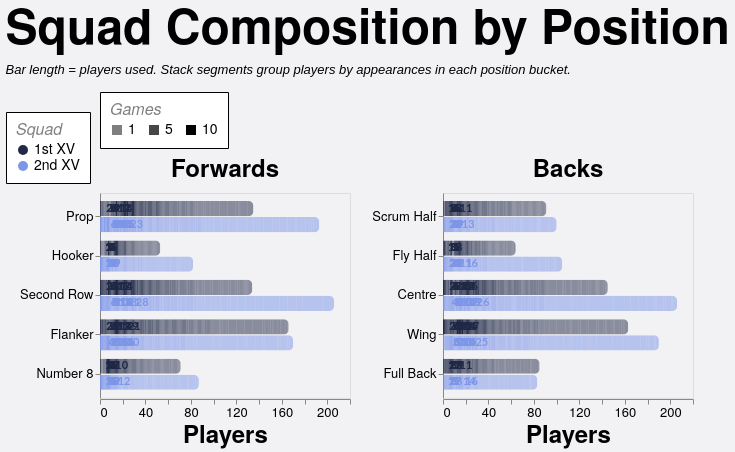

Write the Vega-Lite specification saved for this chart.
### Vega-Lite specification from a JSON file in a GitHub repository (floating-point values rounded to 4 significant figures; data arrays with more than 128 entries replaced by an {"elided": "..."} marker saying what was removed)
{"config": {"axis": {"labelFont": "PT Sans Narrow, Helvetica Neue, Helvetica, Arial, sans-serif", "titleFont": "PT Sans Narrow, Helvetica Neue, Helvetica, Arial, sans-serif", "labelFontSize": 13, "titleFontSize": 24, "gridColor": "#202947", "gridOpacity": 0.2, "zindex": 1}, "text": {"font": "Lato, sans-serif"}, "bar": {"cornerRadiusEnd": 5}, "header": {"labelFont": "PT Sans Narrow, Helvetica Neue, Helvetica, Arial, sans-serif", "titleFont": "PT Sans Narrow, Helvetica Neue, Helvetica, Arial, sans-serif", "labelFontSize": 24, "titleFontSize": 28, "labelFontWeight": "bold", "orient": "left"}, "legend": {"labelFont": "PT Sans Narrow, Helvetica Neue, Helvetica, Arial, sans-serif", "titleFont": "PT Sans Narrow, Helvetica Neue, Helvetica, Arial, sans-serif", "labelFontSize": 14, "titleFontSize": 16, "titlePadding": 5, "fillColor": "white", "strokeColor": "black", "padding": 10, "titleFontWeight": "lighter", "titleFontStyle": "italic", "titleColor": "gray", "offset": 10}, "title": {"font": "PT Sans Narrow, Helvetica Neue, Helvetica, Arial, sans-serif", "fontSize": 48, "fontWeight": "bold", "anchor": "start", "align": "center", "titlePadding": 20, "subtitlePadding": 10, "subtitleFontSize": 13, "subtitleColor": "", "subtitleFontStyle": "italic", "offset": 15, "color": "black"}, "axisX": {"labelAngle": 0}, "facet": {"title": null, "header": null, "align": {"row": "each", "column": "each"}}, "resolve": {"scale": {"y": "independent", "facet": "independent"}}, "background": "#f2f1f4", "scale": {"offsetBandPaddingOuter": 0.2, "offsetBandPaddingInner": 0.1}}, "data": {"name": "data-dddbe2c44d5e63dac897e05d48a96c23"}, "facet": {"column": {"field": "unit", "sort": ["Forwards", "Backs"], "title": null, "type": "nominal"}}, "spec": {"layer": [{"mark": {"type": "bar"}, "encoding": {"color": {"field": "squad", "legend": {"labelExpr": "datum.value + ' XV'", "orient": "bottom-right", "title": "Squad"}, "scale": {"domain": ["1st", "2nd"], "range": ["#202946", "#7d96e8"]}, "type": "nominal"}, "detail": {"field": "games", "type": "quantitative"}, "opacity": {"field": "games", "legend": {"orient": "top", "title": "Games", "titleOrient": "top", "values": [1, 5, 10]}, "scale": {"domain": [1, 10], "range": [0.5, 1]}, "type": "quantitative"}, "order": {"field": "games", "sort": "descending", "type": "quantitative"}, "tooltip": [{"field": "season", "title": "Season", "type": "nominal"}, {"field": "squad", "title": "Squad", "type": "nominal"}, {"field": "unit", "title": "Unit", "type": "nominal"}, {"field": "position", "title": "Position", "type": "nominal"}, {"field": "players", "title": "Players", "type": "quantitative"}, {"field": "games", "title": "Appearances per player", "type": "quantitative"}], "x": {"axis": {"grid": false, "tickMinStep": 1}, "field": "players", "stack": "zero", "title": "Players", "type": "quantitative"}, "y": {"field": "position", "sort": {"field": "position_order", "op": "min", "order": "ascending"}, "title": null, "type": "nominal"}, "yOffset": {"field": "squad", "scale": {"paddingInner": 0.05, "paddingOuter": 0.01}, "sort": ["1st", "2nd"], "type": "nominal"}}}, {"mark": {"type": "text", "align": "left", "baseline": "middle", "dx": 4, "fontSize": 11, "fontWeight": "bold"}, "encoding": {"color": {"field": "squad", "legend": {"labelExpr": "datum.value + ' XV'", "orient": "bottom-right", "title": "Squad"}, "scale": {"domain": ["1st", "2nd"], "range": ["#202946", "#7d96e8"]}, "type": "nominal"}, "text": {"field": "total_players", "format": ".0f", "type": "quantitative"}, "tooltip": [{"field": "season", "title": "Season", "type": "nominal"}, {"field": "countModeLabel", "title": "Position Count Mode", "type": "nominal"}, {"field": "squad", "title": "Squad", "type": "nominal"}, {"field": "unit", "title": "Unit", "type": "nominal"}, {"field": "position", "title": "Position", "type": "nominal"}, {"field": "total_players", "title": "Total Players", "type": "quantitative"}], "x": {"axis": {"grid": false, "tickMinStep": 1}, "field": "total_players", "type": "quantitative"}, "y": {"field": "position", "sort": {"field": "position_order", "op": "min", "order": "ascending"}, "title": null, "type": "nominal"}, "yOffset": {"field": "squad", "scale": {"paddingInner": 0.05, "paddingOuter": 0.01}, "sort": ["1st", "2nd"], "type": "nominal"}}, "transform": [{"aggregate": [{"op": "sum", "field": "players", "as": "total_players"}], "groupby": ["season", "countMode", "countModeLabel", "squad", "unit", "position", "position_order"]}]}], "height": {"step": 16}, "width": 250}, "resolve": {"scale": {"x": "shared", "y": "independent"}}, "spacing": 20, "title": {"text": "Squad Composition by Position", "subtitle": ["Bar length = players used. Stack segments group players by appearances in each position bucket."]}, "$schema": "https://vega.github.io/schema/vega-lite/v5.20.1.json", "datasets": {"data-dddbe2c44d5e63dac897e05d48a96c23": {"elided": "1518 records"}}}
